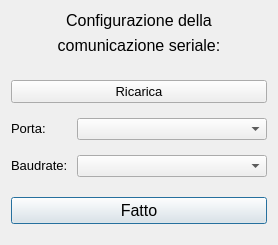
<?xml version="1.0" encoding="UTF-8"?>
<ui version="4.0">
 <class>Dialog</class>
 <widget class="QDialog" name="Dialog">
  <property name="geometry">
   <rect>
    <x>0</x>
    <y>0</y>
    <width>278</width>
    <height>245</height>
   </rect>
  </property>
  <property name="sizePolicy">
   <sizepolicy hsizetype="Expanding" vsizetype="Fixed">
    <horstretch>0</horstretch>
    <verstretch>0</verstretch>
   </sizepolicy>
  </property>
  <property name="maximumSize">
   <size>
    <width>16777215</width>
    <height>16777215</height>
   </size>
  </property>
  <property name="windowTitle">
   <string>Dialog</string>
  </property>
  <layout class="QHBoxLayout" name="horizontalLayout">
   <item>
    <layout class="QVBoxLayout" name="verticalLayout">
     <item>
      <widget class="QLabel" name="label">
       <property name="sizePolicy">
        <sizepolicy hsizetype="Preferred" vsizetype="Fixed">
         <horstretch>0</horstretch>
         <verstretch>0</verstretch>
        </sizepolicy>
       </property>
       <property name="text">
        <string>&lt;html&gt;&lt;head/&gt;&lt;body&gt;&lt;p align=&quot;center&quot;&gt;&lt;span style=&quot; font-size:12pt;&quot;&gt;Configurazione della&lt;/span&gt;&lt;/p&gt;&lt;/body&gt;&lt;/html&gt;</string>
       </property>
      </widget>
     </item>
     <item>
      <widget class="QLabel" name="label_2">
       <property name="sizePolicy">
        <sizepolicy hsizetype="Preferred" vsizetype="Fixed">
         <horstretch>0</horstretch>
         <verstretch>0</verstretch>
        </sizepolicy>
       </property>
       <property name="text">
        <string>&lt;html&gt;&lt;head/&gt;&lt;body&gt;&lt;p align=&quot;center&quot;&gt;&lt;span style=&quot; font-size:12pt;&quot;&gt;comunicazione seriale:&lt;/span&gt;&lt;/p&gt;&lt;/body&gt;&lt;/html&gt;</string>
       </property>
      </widget>
     </item>
     <item>
      <spacer name="horizontalSpacer">
       <property name="orientation">
        <enum>Qt::Horizontal</enum>
       </property>
       <property name="sizeType">
        <enum>QSizePolicy::Expanding</enum>
       </property>
       <property name="sizeHint" stdset="0">
        <size>
         <width>200</width>
         <height>10</height>
        </size>
       </property>
      </spacer>
     </item>
     <item>
      <layout class="QGridLayout" name="gridLayout_2">
       <item row="2" column="1">
        <widget class="QComboBox" name="comboBox_baudrate"/>
       </item>
       <item row="1" column="0">
        <widget class="QLabel" name="label_3">
         <property name="sizePolicy">
          <sizepolicy hsizetype="Preferred" vsizetype="Fixed">
           <horstretch>0</horstretch>
           <verstretch>0</verstretch>
          </sizepolicy>
         </property>
         <property name="text">
          <string>&lt;html&gt;&lt;head/&gt;&lt;body&gt;&lt;p&gt;&lt;span style=&quot; font-size:10pt;&quot;&gt;Porta:&lt;/span&gt;&lt;/p&gt;&lt;/body&gt;&lt;/html&gt;</string>
         </property>
        </widget>
       </item>
       <item row="2" column="0">
        <widget class="QLabel" name="label_4">
         <property name="sizePolicy">
          <sizepolicy hsizetype="Preferred" vsizetype="Fixed">
           <horstretch>0</horstretch>
           <verstretch>0</verstretch>
          </sizepolicy>
         </property>
         <property name="text">
          <string>&lt;html&gt;&lt;head/&gt;&lt;body&gt;&lt;p&gt;&lt;span style=&quot; font-size:10pt;&quot;&gt;Baudrate: &lt;/span&gt;&lt;/p&gt;&lt;/body&gt;&lt;/html&gt;</string>
         </property>
        </widget>
       </item>
       <item row="1" column="1">
        <widget class="QComboBox" name="comboBox_porta"/>
       </item>
       <item row="4" column="0" colspan="2">
        <widget class="QPushButton" name="pushButton_fatto">
         <property name="sizePolicy">
          <sizepolicy hsizetype="Expanding" vsizetype="Fixed">
           <horstretch>0</horstretch>
           <verstretch>0</verstretch>
          </sizepolicy>
         </property>
         <property name="font">
          <font>
           <pointsize>12</pointsize>
           <weight>50</weight>
           <bold>false</bold>
          </font>
         </property>
         <property name="text">
          <string>Fatto</string>
         </property>
        </widget>
       </item>
       <item row="0" column="0" colspan="2">
        <widget class="QPushButton" name="pushButton_ricarica">
         <property name="sizePolicy">
          <sizepolicy hsizetype="Expanding" vsizetype="Fixed">
           <horstretch>0</horstretch>
           <verstretch>0</verstretch>
          </sizepolicy>
         </property>
         <property name="font">
          <font>
           <pointsize>10</pointsize>
          </font>
         </property>
         <property name="text">
          <string>Ricarica</string>
         </property>
        </widget>
       </item>
       <item row="3" column="1">
        <spacer name="horizontalSpacer_2">
         <property name="orientation">
          <enum>Qt::Horizontal</enum>
         </property>
         <property name="sizeType">
          <enum>QSizePolicy::Expanding</enum>
         </property>
         <property name="sizeHint" stdset="0">
          <size>
           <width>200</width>
           <height>5</height>
          </size>
         </property>
        </spacer>
       </item>
      </layout>
     </item>
    </layout>
   </item>
  </layout>
 </widget>
 <resources/>
 <connections/>
</ui>
